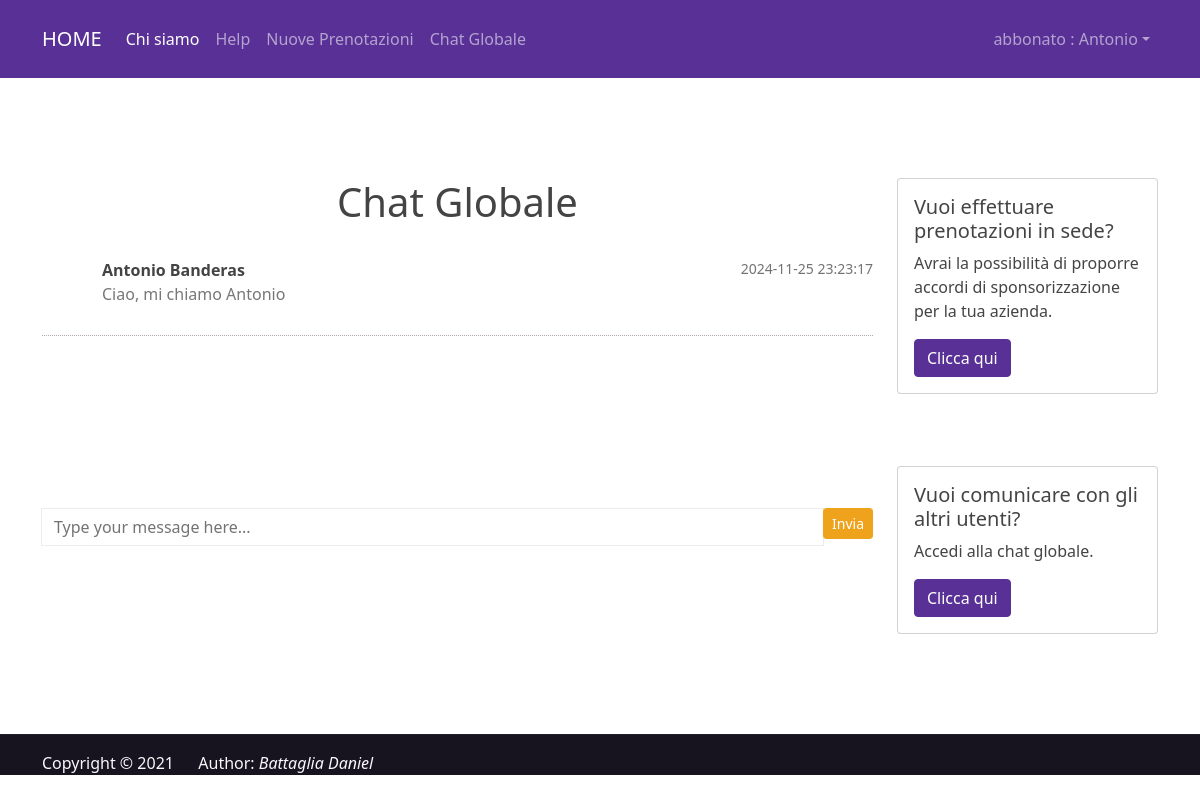
Screenshot of /homepage/index.php?page=chatglobale (signed in) with the database file from the repository.
### tables this page shows
CREATE TABLE PN_MESSAGGI
(
    ID INT(4) UNSIGNED NOT NULL AUTO_INCREMENT,  
    DESCRIZIONE VARCHAR(1000) NOT NULL,  
    DATAINOLTRO DATETIME DEFAULT CURRENT_TIMESTAMP,   
    MITTENTE INT(4) UNSIGNED NOT NULL,
    PRIMARY KEY(ID),
    FOREIGN KEY(MITTENTE) REFERENCES PN_UTENTI(ID)
);

### pages/chatglobale.php (the view, shortened to what this page needs)
<div id="main" class="container" style="margin-top:100px; margin-bottom:100px;">
    <div class="row">
        <div class="col-9">
            <h1 align="center">Chat Globale</h1>
            <br>
            <div class="panel panel-primary">
                <div class="panel-body">
                    <ul class="chat">
                        <?php
                            $query = "SELECT PN_MESSAGGI.DESCRIZIONE, PN_MESSAGGI.DATAINOLTRO, CONCAT(PN_UTENTI.NOME ,' ', PN_UTENTI.COGNOME)AS NOME FROM PN_MESSAGGI, PN_UTENTI WHERE PN_MESSAGGI.MITTENTE=PN_UTENTI.ID AND NOT PN_UTENTI.RUOLO='admin' ORDER BY PN_MESSAGGI.DATAINOLTRO DESC" ;
                            $risp = mysqli_query($conn, $query) ;
                            if($risp)
                            {
                                while($riga = mysqli_fetch_array($risp))
                                {
                        ?>
                        <li class="left clearfix">
                            <div class="chat-body clearfix">
                                <div class="header">
                                    <strong class="primary-font"><?php echo $riga['NOME']; ?> </strong> <small class="pull-right text-muted">
                                        <span class="glyphicon glyphicon-time"></span> <?php echo $riga['DATAINOLTRO']; ?> </small>
                                </div>
                                <p>
                                    <?php echo $riga['DESCRIZIONE']; ?>
                                </p>
                                <br>
                            </div>
                        </li>
                        <?php
                                    }
                                }
                            else
                            {
                                echo('Errore : '.mysqli_error($conn));
                                exit;
                            }
                        ?>
                    </ul>
                </div>
                <div class="panel-footer">
                        <form action="../from-pages/inoltromessaggio.php" method="post" class="input-group">
                            <input type="text" name="messaggio" id="messaggio" class="form-control input-sm" placeholder="Type your message here..." /></input>
                            <span class="input-group-btn">
                                <button type="submit" class="btn btn-warning btn-sm">Invia</button>
                            </span>
                        </form>
                </div>
            </div>
        </div>

### css/chat.css (style rules this page uses)
.chat { list-style: none; margin: 0; padding: 0; }
.chat li { margin-bottom: 10px; padding-bottom: 5px; border-bottom: 1px dotted #B3A9A9; }
.chat li.left .chat-body { margin-left: 60px; }
.chat li .chat-body p { margin: 0; color:#777777; }
.panel-body { overflow-y: scroll; height: 250px; }

### rows the page displays
pn_messaggi: NOME "Antonio Banderas", DATAINOLTRO "2024-11-25 23:23:17", DESCRIZIONE "Ciao, mi chiamo Antonio"

### other values shown
$_SESSION['ruolo'] "abbonato"
$_SESSION['nick'] "Antonio"
